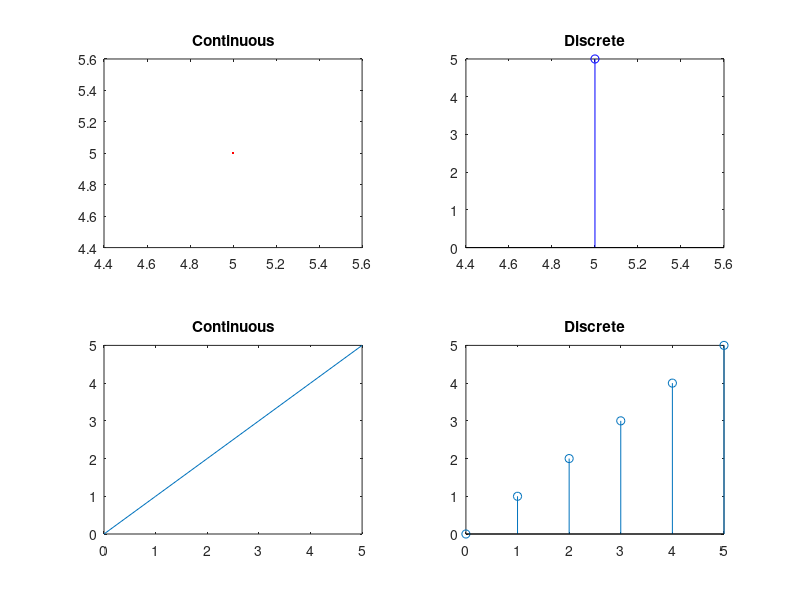

Source code (MATLAB):
clear all;
close all;
clc;

%unit ramp signal

n1=input('Enter lower limit = ');
n2=input('Enter upper limit = ');

n=n1:n2;
x=n.*[n>=0];

subplot(2,2,1);
plot(n,x,'r');
title('Continuous');

subplot(2,2,2);
stem(n,x,'b');
title('Discrete');

%Shortcut method for Generating Ramp Signal

ns=input('Enter the upper limit = ');

t=0:ns;

subplot(2,2,3);
plot(t,t);
title('Continuous');

subplot(2,2,4);
stem(t,t);
title('Discrete');

savefig('Example_04_Figure_01.fig');